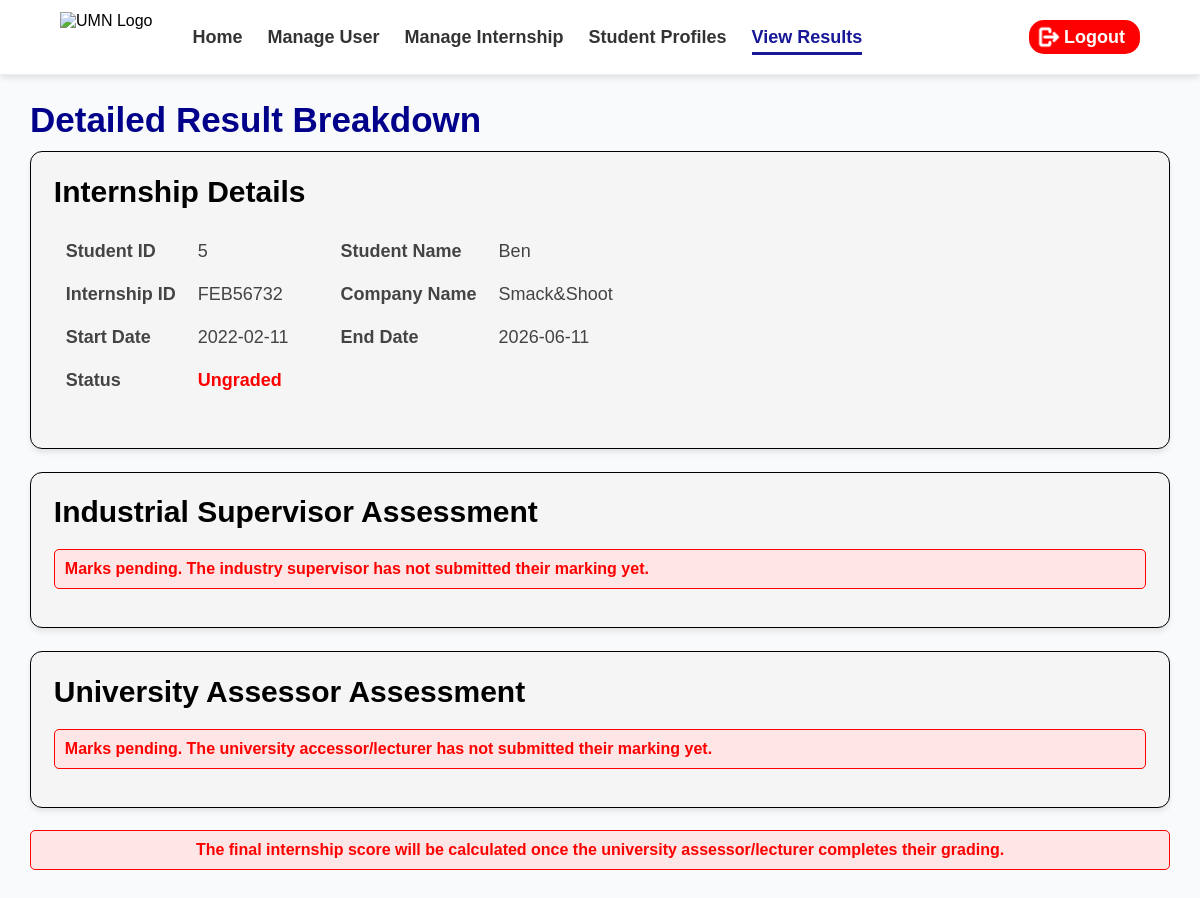
/Result_Viewing.php?id=FEB56732 (signed in), run on the app's committed database.
### tables this page shows
CREATE TABLE `internship` (
  `Internship_ID` varchar(15) NOT NULL,
  `Student_ID` int(11) NOT NULL,
  `Staff_ID` int(11) NOT NULL,
  `Company_ID` int(11) NOT NULL,
  `Supvr_ID` int(11) NOT NULL,
  `Start_Intern` date NOT NULL,
  `End_Intern` date NOT NULL,
  `Status` enum('Ungraded','Graded') DEFAULT NULL
);

CREATE TABLE `student` (
  `Student_ID` int(11) NOT NULL,
  `Prog_Code` varchar(5) DEFAULT NULL,
  `User_ID` int(11) NOT NULL,
  `Full_Name` varchar(60) NOT NULL,
  `Contact_No` varchar(25) NOT NULL,
  `Enroll_Date` date NOT NULL,
  `Email_Addr` varchar(50) NOT NULL,
  `Gender` enum('Male','Female') NOT NULL
);

CREATE TABLE `company` (
  `Company_ID` int(11) NOT NULL,
  `Reg_Comp_Name` varchar(60) NOT NULL,
  `Reg_No.` varchar(50) NOT NULL,
  `Comp_Address` varchar(50) NOT NULL
);

### Result_Viewing.php (the view, shortened to what the rows shown need)
<?php require_once 'Get_Result_Viewing.php'; ?>
<!DOCTYPE html>
<html lang="en">
<head>
    <link rel="stylesheet" href="Global.css">
</head>
<body>
<main>
    <h1 id="title">Detailed Result Breakdown</h1>
    <section class="infoContainer">
        <h2 class="infoTitle">Internship Details</h2>
        <table>
            <tr>
                <td class="firstHalf">Student ID</td>
                <td><?= htmlspecialchars($details['Student_ID']) ?></td>
                <td class="secondHalf">Student Name</td>
                <td><?= htmlspecialchars($details['StudentName']) ?></td>
            </tr>
            <tr>
                <td class="firstHalf">Internship ID</td>
                <td><?= htmlspecialchars($details['Internship_ID']) ?></td>
                <td class="secondHalf">Company Name</td>
                <td><?= htmlspecialchars($details['CompanyName']) ?></td>
            </tr>
            <tr>
                <td class="firstHalf">Start Date</td>
                <td><?= htmlspecialchars($details['Start_Intern']) ?></td>
                <td class="secondHalf">End Date</td>
                <td><?= htmlspecialchars($details['End_Intern']) ?></td>
            </tr>
            <tr>
                <td class="firstHalf">Status</td>
                <td style="color: <?= $details['Status'] == 'Graded' ? 'green' : 'red' ?>; font-weight:bold;">
                    <?= htmlspecialchars($details['Status']) ?>
                </td>
            </tr>
        </table>
    </section>
        <section class="infoContainer">
            <h2 class="infoTitle">Industrial Supervisor Assessment</h2>
        </section>
        <section class="infoContainer">
            <h2 class="infoTitle">University Assessor Assessment</h2>
        </section>
</main>
</body>
</html>

### data on the page
internship: Student_ID.Student_ID "5", Student_ID.Full_Name "Ben", Internship_ID "FEB56732", Company_ID.Reg_Comp_Name "Smack&Shoot", Start_Intern "2022-02-11", End_Intern "2026-06-11", Status "Ungraded"
